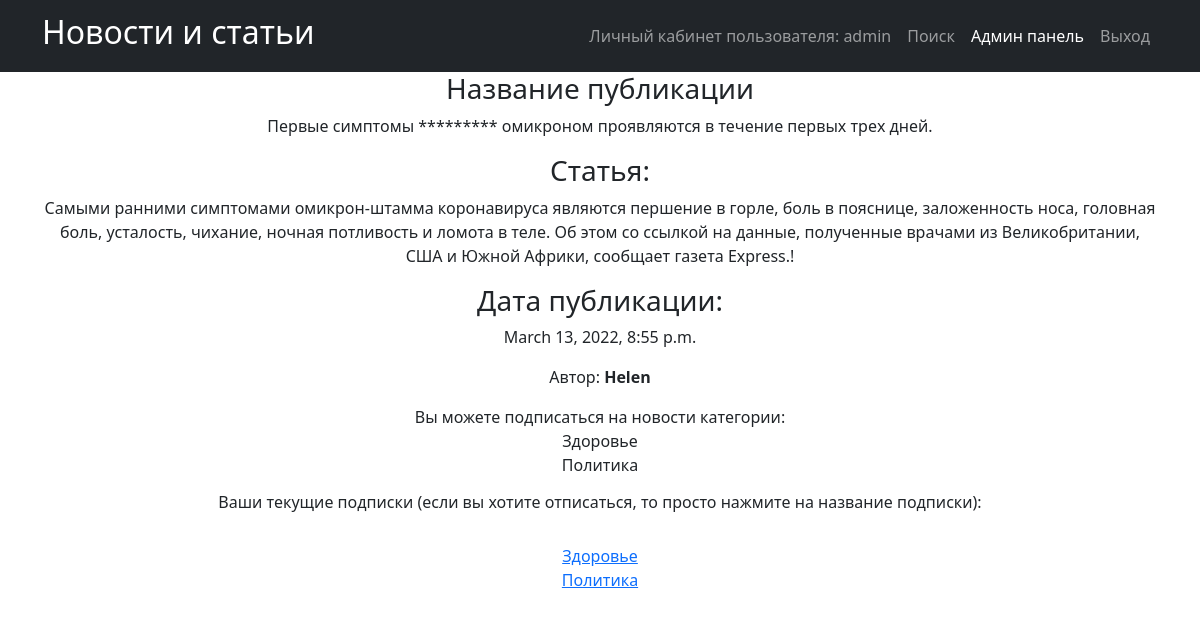
/news/33 (signed in), run on the app's committed database.
### news_portal/models.py (models this page shows, shortened)
class Post(models.Model):
    PostAuthor = models.ForeignKey(Author, on_delete=models.CASCADE)
    NEWS = 'NW'
    ARTICLE = 'AR'
    CATEGORIES = [
        ('NW', 'Новость'),
        ('AR', 'Статья')
    ]
    categoryType = models.CharField(max_length=2, choices=CATEGORIES)
    pubData = models.DateTimeField('дата добавления', auto_now_add=True)
    postCategory = models.ManyToManyField(Category, through='postCategory')
    postTitle = models.CharField('название публикации', max_length=255)
    postText = models.TextField('текст публикации')
    postRating = models.SmallIntegerField('рейтинг публикации', default=0)

class Author(models.Model):
    authorUser = models.OneToOneField(User, on_delete=models.CASCADE)
    authorRating = models.IntegerField(default=0, verbose_name='authorRating')
    def __str__(self):
        return f'{self.authorUser.username}'

class Category(models.Model):
    categoryname = models.CharField('Категория', max_length=64, unique=True)
    subscribers = models.ManyToManyField(User, related_name='subscribers')

### news_portal/views.py (the view)
# urls.py: path('<int:pk>', PostDetailView.as_view(), name='post_detail'),
class PostDetailView(DetailView):
    template_name = 'post_detail.html'
    queryset = Post.objects.all()
    def get_context_data(self, **kwargs):
        context = super().get_context_data(**kwargs)
        id = self.kwargs.get('pk')
        context['user_category'] = Category.objects.filter(post__pk=id, subscribers=self.request.user)
        return context

### news_portal/templatetags/censor.py (called while the page is built)
@register.filter(name='censor')
def censor(value):
    text = value.split()
    for word in text:
        if word.lower() in CENSOR:
            value = value.replace(word, '*' * len(word))
    return value

### templates/post_detail.html (shortened to what this page needs)
{% extends 'flatpages/default.html' %}
{% load censor %}
{% block content %}
 <h3>Название публикации</h3>
    <p>{{  post.postTitle|censor }}</p>
<h3>Статья:</h3>
<p>{{ post.postText|censor }}</p>
<h3>Дата публикации:</h3>
<p>{{ post.pubData }}</p>
    <p>Автор: <b>{{ post.PostAuthor }}</b></p>
{% if request.user.is_authenticated %}
        <p>
            Вы можете подписаться на новости категории:
            {% for category in post.postCategory.all %}
                {% if not category in user_category %}
                    <a href="{% url 'subscribe' category.pk %}"><br>{{ category.categoryname }}</a>
                {% else %}
                    <br>{{ category.categoryname }}
                {% endif %}
            {% endfor %}
          <h6>Ваши текущие подписки (если вы хотите отписаться, то просто нажмите на название подписки):</h6>
             {% for category in post.postCategory.all %}
             {% if category in user_category %}
            <a href="{% url 'subscribe' category.pk %}"><br>{{ category.categoryname }}</a>
            {% endif %}
            {% endfor %}
</p>
{% endif %}
{% endblock content %}

### templates/flatpages/default.html (shortened to what this page needs)
<!DOCTYPE html>
<html lang="en">
    <head>
        {% load static %}
        <link href="{% static 'css/styles.css' %}" rel="stylesheet" />
    </head>
    <body>
        <nav class="navbar navbar-expand-lg navbar-dark bg-dark">
            <div class="container">
                <a class="navbar-brand" href=/news/><h2>Новости и статьи</h2></a>
                <div class="collapse navbar-collapse" id="navbarSupportedContent">
                    <ul class="navbar-nav ms-auto mb-2 mb-lg-0">
                        <li class="nav-item"><a class="nav-link" href=http://127.0.0.1:8000>Личный кабинет пользователя: {{request.user.username}}</a></li>
                        <li class="nav-item"><a class="nav-link" href=/news/search/>Поиск</a></li>
                        <li class="nav-item"><a class="nav-link active" aria-current="page" href=/admin/>Админ панель</a></li>
                        <li class="nav-item"><a class="nav-link" href=/sign/logout/>Выход</a></li>
                            </ul>
                </div>
            </div>
        </nav>
        <div class="container">
           <div class="row">
               <div class="col-lg-12 text-center">
                   {% block content %}{% endblock content %}
               </div>
           </div>
        </div>
    </body>
</html>

### data on the page
Post: postTitle|censor "Первые симптомы ********* омикроном проявляются в течение первых трех дней.", postText|censor "Самыми ранними симптомами омикрон-штамма коронавируса являются першение в горле, боль в пояснице, заложенность носа, головная боль, усталость, чихание, ночная потливость и ломота в теле. Об этом со ссылкой на данные, полученные врачами из Великобритании, США и Южной Африки, сообщает газета Express.!", pubData "March 13, 2022, 8:55 p.m.", PostAuthor "Helen"
Category: categoryname "Здоровье"
Category: categoryname "Политика"

### other printed values
{{ request.user.username }} "admin"
